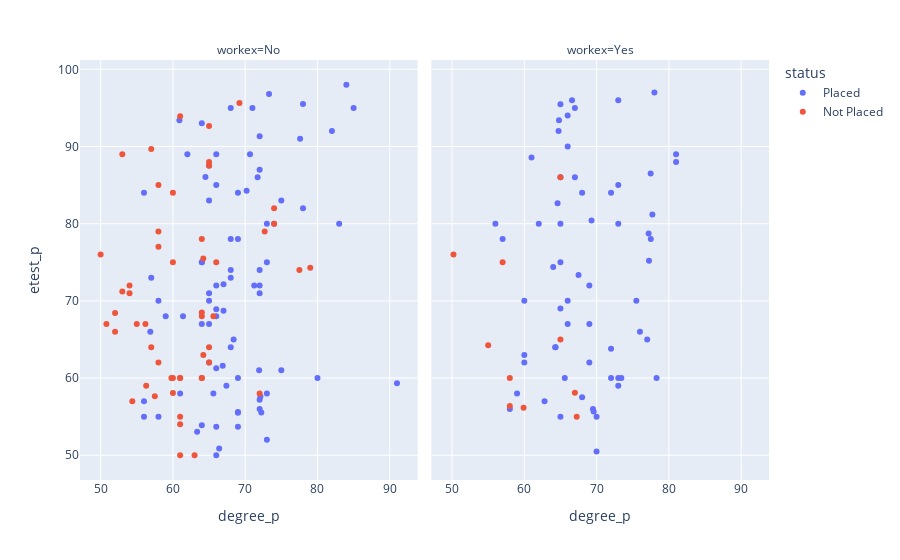

Notebook source saved alongside this figure:
### Code cell
# Correlation between degree percentage and employability rate
# import library
import plotly_express as px
gapminder=px.data.gapminder()
px.scatter(placement_cleaned,x="degree_p",y="etest_p",color="status",facet_col="workex")

### Figure 1 — Plotly figure (JSON) as saved in the notebook; plotly's stock layout.template omitted (floating-point values rounded to 4 significant figures)
{"data": [{"hovertemplate": "status=Placed<br>workex=No<br>degree_p=%{x}<br>etest_p=%{y}<extra></extra>", "legendgroup": "Placed", "marker": {"color": "#636efa", "symbol": "circle"}, "mode": "markers", "name": "Placed", "orientation": "v", "showlegend": true, "type": "scatter", "x": [58, 64, 73.3, 72, 59, 66, 85, 72.23, 66, 73, 66.4, 72, 65.6, 66, 64, 80, 68, 68, 68.4, 72, 69, 65, 61.4, 74, 68, 72.11, 66.89, 67.4, 75, 66, 67, 62, 71, 78, 71.72, 70.2, 71.93, 64.5, 64, 73, 82, 66, 64, 65, 68, 83, 69, 72, 61, 67, 69, 66, 73, 73, 69, 69, 72, 70.67, 71.25, 66, 65, 56, 75, 84, 60.9, 64, 63.35, 56, 56, 68, 69, 78, 72, 91, 57, 65, 66, 56.87, 65, 65, 77.6, 72, 58], "xaxis": "x", "y": [55, 75, 96.8, 91.34, 68, 50, 95, 55.53, 68, 52, 50.89, 71, 58, 53.7, 93, 60, 95, 64, 65, 87, 78, 71, 68, 80, 74, 57.6, 61.6, 59, 61, 68.92, 68.71, 89, 95, 95.5, 86, 84.27, 61, 86.04, 67, 58, 92, 72, 53.88, 70, 78, 80, 84, 57.2, 58, 72.15, 53.7, 89, 80, 75, 55.5, 55.6, 56, 89, 72, 85, 83, 57, 83, 98, 93.4, 75, 53.04, 84, 55, 73, 60, 82, 72, 59.32, 73, 87.55, 61.28, 66, 62, 67, 91, 74, 70], "yaxis": "y"}, {"hovertemplate": "status=Placed<br>workex=Yes<br>degree_p=%{x}<br>etest_p=%{y}<extra></extra>", "legendgroup": "Placed", "marker": {"color": "#636efa", "symbol": "circle"}, "mode": "markers", "name": "Placed", "orientation": "v", "showlegend": false, "type": "scatter", "x": [77.48, 66, 60, 78.3, 69, 65.6, 70, 64.74, 66, 67.5, 81, 81, 57, 72, 66, 65, 69, 67, 68, 70, 77.2, 69, 65, 76, 68, 73, 65, 66.6, 78, 64.6, 69.6, 69.3, 73, 64.33, 75.5, 77.72, 66, 62, 64, 77, 73, 59, 69.5, 73.43, 58, 65, 60, 65, 65, 77.25, 60, 72, 64.27, 62.8, 67, 64.8, 56, 72, 77.5, 73, 61, 73], "xaxis": "x2", "y": [86.5, 67, 62, 60, 72, 60, 50.48, 92, 94, 73.35, 88, 89, 78, 60, 70, 69, 67, 86, 84, 55, 78.74, 62, 95.46, 66, 57.5, 85, 55, 96, 97, 82.66, 55.67, 80.4, 60, 64, 70, 81.2, 90, 80, 74.4, 65, 96, 58, 56, 60, 56, 86, 70, 80, 75, 75.2, 63, 63.79, 64, 57, 95, 93.4, 80, 84, 78, 80, 88.56, 59], "yaxis": "y2"}, {"hovertemplate": "status=Not Placed<br>workex=No<br>degree_p=%{x}<br>etest_p=%{y}<extra></extra>", "legendgroup": "Not Placed", "marker": {"color": "#EF553B", "symbol": "circle"}, "mode": "markers", "name": "Not Placed", "orientation": "v", "showlegend": true, "type": "scatter", "x": [52, 79, 61, 65, 50, 64, 64, 58, 65, 52, 57, 72, 65.6, 56.2, 53, 64, 57, 72.7, 77.5, 66, 74, 60, 50.8, 54, 61, 63, 58, 54, 61, 60, 64, 60, 61, 64, 58, 57.5, 74, 60, 55, 65, 64.2, 64.21, 59.79, 61, 54.38, 69.2, 61, 56.3, 65, 58, 65, 53], "xaxis": "x", "y": [66, 74.28, 54, 62, 76, 60, 68, 77, 64, 68.44, 64, 58, 68, 67, 71.2, 68.5, 89.69, 79, 74, 75, 82, 75, 67, 72, 93.91, 50, 85, 71, 60, 84, 78, 60, 60, 60, 62, 57.63, 80, 58.06, 67, 87.5, 75.5, 63, 60, 55, 57, 95.65, 50, 59, 88, 79, 92.66, 89], "yaxis": "y"}, {"hovertemplate": "status=Not Placed<br>workex=Yes<br>degree_p=%{x}<br>etest_p=%{y}<extra></extra>", "legendgroup": "Not Placed", "marker": {"color": "#EF553B", "symbol": "circle"}, "mode": "markers", "name": "Not Placed", "orientation": "v", "showlegend": false, "type": "scatter", "x": [67.25, 50.2, 65, 58, 65, 55, 59.9, 67, 58, 57], "xaxis": "x2", "y": [55, 76, 65, 56.39, 86, 64.25, 56.15, 58.1, 60, 75], "yaxis": "y2"}], "layout": {"annotations": [{"font": {}, "showarrow": false, "text": "workex=No", "x": 0.245, "xanchor": "center", "xref": "paper", "y": 1, "yanchor": "bottom", "yref": "paper"}, {"font": {}, "showarrow": false, "text": "workex=Yes", "x": 0.755, "xanchor": "center", "xref": "paper", "y": 1, "yanchor": "bottom", "yref": "paper"}], "legend": {"title": {"text": "status"}, "tracegroupgap": 0}, "margin": {"t": 60}, "xaxis": {"anchor": "y", "domain": [0, 0.49], "title": {"text": "degree_p"}}, "xaxis2": {"anchor": "y2", "domain": [0.51, 1], "matches": "x", "title": {"text": "degree_p"}}, "yaxis": {"anchor": "x", "domain": [0, 1], "title": {"text": "etest_p"}}, "yaxis2": {"anchor": "x2", "domain": [0, 1], "matches": "y", "showticklabels": false}}}
